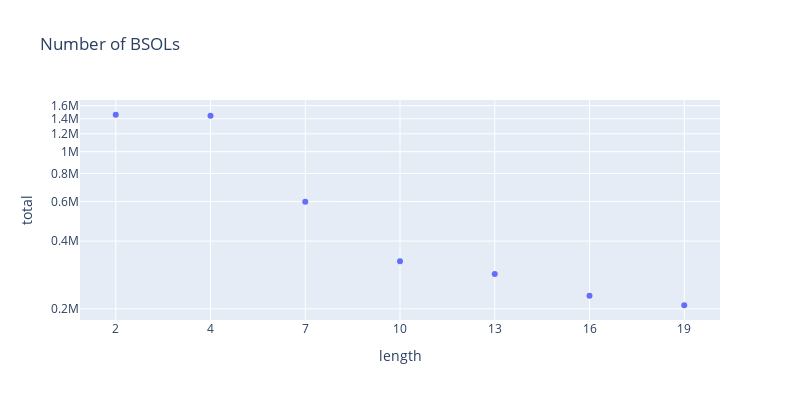

The notebook cell this image was saved under:
### Code cell
import plotly.express as px

# scatter, x=len_bsol, y=count, y axis log scale
def plot_count_by_length(df_stats:pd.DataFrame):
    df = df_stats[['len_bsol', 'length', 'total']].groupby(['len_bsol','length']).first().reset_index()
    fig = px.scatter(df, x='length', y='total', log_y=True,
                     title=f"Number of BSOLs",)
    # set size
    fig.update_layout(width=800, height=400)
    fig.show()

plot_count_by_length(df_stats)

### Figure 1 — Plotly figure (JSON) as saved in the notebook; plotly's stock layout.template omitted (floating-point values rounded to 4 significant figures)
{"data": [{"hovertemplate": "length=%{x}<br>total=%{y}<extra></extra>", "legendgroup": "", "marker": {"color": "#636efa", "symbol": "circle"}, "mode": "markers", "name": "", "orientation": "v", "showlegend": false, "type": "scatter", "x": ["2", "4", "7", "10", "13", "16", "19"], "xaxis": "x", "y": [1458773, 1442468, 599397, 325481, 285437, 228905, 207492], "yaxis": "y"}], "layout": {"height": 400, "legend": {"tracegroupgap": 0}, "title": {"text": "Number of BSOLs"}, "width": 800, "xaxis": {"anchor": "y", "domain": [0, 1], "title": {"text": "length"}}, "yaxis": {"anchor": "x", "domain": [0, 1], "title": {"text": "total"}, "type": "log"}}}
